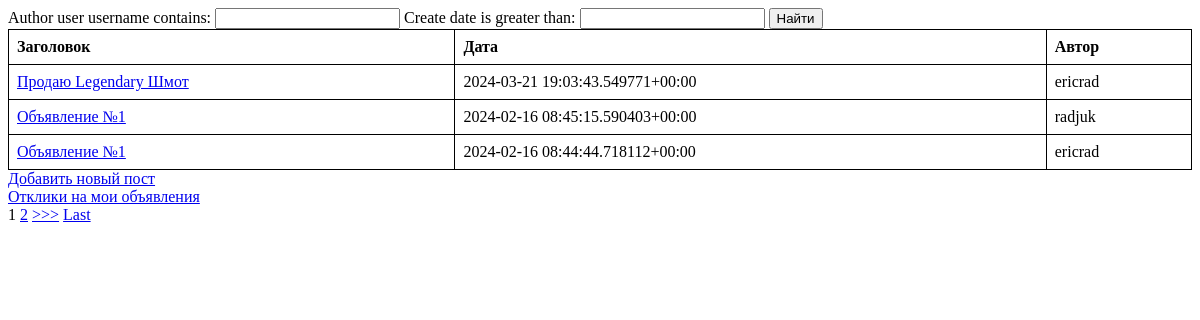
The app's page / (signed in) with its own data.
### ads/models.py (models this page shows, shortened)
class Ad(models.Model):
    author = models.ForeignKey(Person, on_delete=models.CASCADE)
    create_date = models.DateTimeField(auto_now_add=True)
    category = models.ManyToManyField(Category, through='AdCategory')
    title = models.CharField(max_length=255, default='')
    text = models.TextField()

class Person(models.Model):
    user = models.OneToOneField(User, on_delete=models.CASCADE)

### ads/views.py (the view)
# urls.py: path('', cache_page(60)(AdsListView.as_view()), name='ads'),
class AdsListView(LoginRequiredMixin, ListView):
    model = Ad
    template_name = 'ads.html'
    context_object_name = 'ads'
    ordering = ['-create_date']
    paginate_by = 2
    def get_context_data(self, **kwargs):
        context = super().get_context_data(**kwargs)
        context['filter'] = AdFilter(self.request.GET, queryset=self.get_queryset())
        context['next_sale'] = None
        return context

### ads/templates/ads.html (shortened to what this page needs)
{% extends 'flatpages/default.html' %}
{% block content %}
<form method="GET">
    {{ filter.form }}
    <input type="submit" value="Найти">
</form>
<table>
    <thead>
        <tr>
            <th>Заголовок</th>
            <th>Дата</th>
            <th>Автор</th>
        </tr>
    </thead>
    <tbody>
        {% for ad in filter.qs %}
        <tr>
            <td>
                <a href="{% url 'ad_detail' ad.id %}">{{ ad.title|title }}</a>
            </td>
            <td>{{ ad.create_date|title }}</td>
            <td>{{ ad.author.user.username }}</td>
        </tr>
        {% endfor %}
    </tbody>
</table>
<a href="{% url 'ad_create' %}">Добавить новый пост</a> <br>
<a href="{% url 'my_responses' %}">Отклики на мои объявления</a> <br>
{% if is_paginated %}
    {% for num in page_obj.paginator.page_range %}
        {% if page_obj.number == num %}
            <a>{{ num }}</a>
        {% elif num > page_obj.number|add:'-3' and num < page_obj.number|add:'3' %}            <a href="?page={{ num }}">{{ num }}</a>
        {% endif %}
    {% endfor %}
    {% if page_obj.has_next %}
        <a href="?page={{ page_obj.next_page_number }}">>>></a>
        <a href="?page={{ page_obj.paginator.num_pages }}">Last</a>
    {% endif %}
{% endif %}
{% endblock content %}

### ads/templates/flatpages/default.html (shortened to what this page needs)
<!DOCTYPE html>
<html lang="en">
<head>
</head>
<body>
    {% block content %}
    {% endblock content %}
</body>
</html>

### ads/templates/ads.html (style rules this page uses)
table { width: 100%; border-collapse: collapse; }
th, td { padding: 8px; text-align: left; vertical-align: top; border: 1px solid black; }
th { font-weight: bold; }

### records on screen
Ad: title "Продаю Legendary Шмот", create_date "2024-03-21 19:03:43.549771+00:00", author.user.username "ericrad"
Ad: title "Объявление №1", create_date "2024-02-16 08:45:15.590403+00:00", author.user.username "radjuk"
Ad: title "Объявление №1", create_date "2024-02-16 08:44:44.718112+00:00", author.user.username "ericrad"

### other values on screen
{{ num }} "1"
{{ num }} "2"
